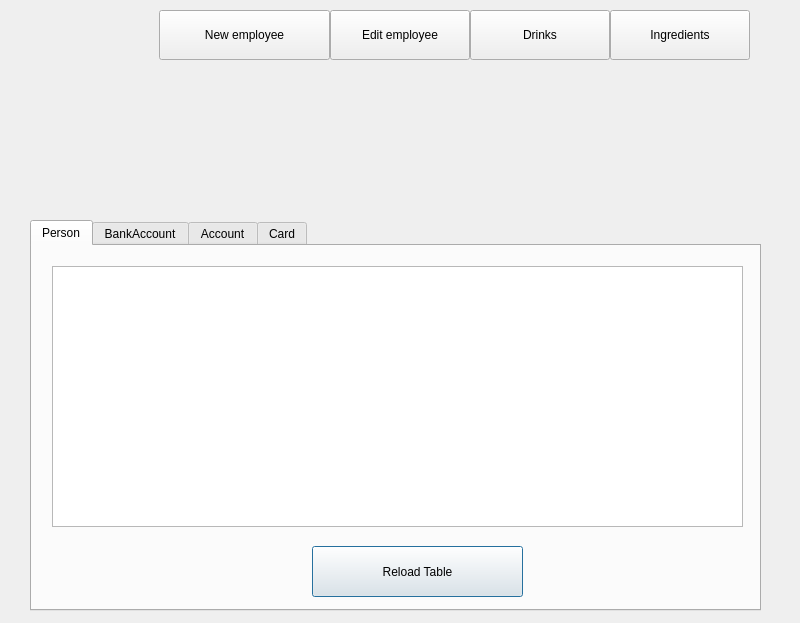
<?xml version="1.0" encoding="UTF-8"?>
<ui version="4.0">
 <class>AdminWindow</class>
 <widget class="QDialog" name="AdminWindow">
  <property name="geometry">
   <rect>
    <x>0</x>
    <y>0</y>
    <width>800</width>
    <height>623</height>
   </rect>
  </property>
  <property name="windowTitle">
   <string>Dialog</string>
  </property>
  <widget class="QTabWidget" name="tabWidget">
   <property name="geometry">
    <rect>
     <x>30</x>
     <y>220</y>
     <width>731</width>
     <height>391</height>
    </rect>
   </property>
   <property name="tabPosition">
    <enum>QTabWidget::North</enum>
   </property>
   <property name="tabShape">
    <enum>QTabWidget::Rounded</enum>
   </property>
   <property name="currentIndex">
    <number>0</number>
   </property>
   <property name="usesScrollButtons">
    <bool>false</bool>
   </property>
   <widget class="QWidget" name="tabPerson">
    <attribute name="title">
     <string>Person</string>
    </attribute>
    <widget class="QTableWidget" name="tableWidgetPerson">
     <property name="geometry">
      <rect>
       <x>20</x>
       <y>20</y>
       <width>691</width>
       <height>261</height>
      </rect>
     </property>
     <property name="sizePolicy">
      <sizepolicy hsizetype="Expanding" vsizetype="Expanding">
       <horstretch>0</horstretch>
       <verstretch>0</verstretch>
      </sizepolicy>
     </property>
     <property name="editTriggers">
      <set>QAbstractItemView::NoEditTriggers</set>
     </property>
     <property name="selectionBehavior">
      <enum>QAbstractItemView::SelectRows</enum>
     </property>
     <attribute name="horizontalHeaderVisible">
      <bool>true</bool>
     </attribute>
    </widget>
    <widget class="QPushButton" name="buttonReloadPersonTable">
     <property name="geometry">
      <rect>
       <x>280</x>
       <y>300</y>
       <width>211</width>
       <height>51</height>
      </rect>
     </property>
     <property name="text">
      <string>Reload Table</string>
     </property>
    </widget>
   </widget>
   <widget class="QWidget" name="tabBankAccount">
    <attribute name="title">
     <string>BankAccount</string>
    </attribute>
    <widget class="QTableWidget" name="tableWidgetBankAccount">
     <property name="geometry">
      <rect>
       <x>20</x>
       <y>20</y>
       <width>691</width>
       <height>261</height>
      </rect>
     </property>
    </widget>
    <widget class="QPushButton" name="buttonReloadBankAccountTable">
     <property name="geometry">
      <rect>
       <x>280</x>
       <y>300</y>
       <width>211</width>
       <height>51</height>
      </rect>
     </property>
     <property name="text">
      <string>Reload Table</string>
     </property>
    </widget>
   </widget>
   <widget class="QWidget" name="tabAccount">
    <attribute name="title">
     <string>Account</string>
    </attribute>
    <widget class="QTableWidget" name="tableWidgetAccount">
     <property name="geometry">
      <rect>
       <x>20</x>
       <y>20</y>
       <width>691</width>
       <height>261</height>
      </rect>
     </property>
    </widget>
    <widget class="QPushButton" name="buttonReloadAccountTable">
     <property name="geometry">
      <rect>
       <x>280</x>
       <y>300</y>
       <width>211</width>
       <height>51</height>
      </rect>
     </property>
     <property name="text">
      <string>Reload Table</string>
     </property>
    </widget>
   </widget>
   <widget class="QWidget" name="tabCard">
    <attribute name="title">
     <string>Card</string>
    </attribute>
    <widget class="QTableWidget" name="tableWidgetCard">
     <property name="geometry">
      <rect>
       <x>20</x>
       <y>20</y>
       <width>691</width>
       <height>261</height>
      </rect>
     </property>
    </widget>
    <widget class="QPushButton" name="buttonReloadCardTable">
     <property name="geometry">
      <rect>
       <x>280</x>
       <y>300</y>
       <width>211</width>
       <height>51</height>
      </rect>
     </property>
     <property name="text">
      <string>Reload Table</string>
     </property>
    </widget>
   </widget>
  </widget>
  <widget class="QLabel" name="labelAdminName">
   <property name="geometry">
    <rect>
     <x>30</x>
     <y>200</y>
     <width>131</width>
     <height>20</height>
    </rect>
   </property>
   <property name="font">
    <font>
     <family>Futura</family>
     <pointsize>14</pointsize>
     <weight>75</weight>
     <bold>true</bold>
    </font>
   </property>
   <property name="text">
    <string/>
   </property>
   <property name="alignment">
    <set>Qt::AlignCenter</set>
   </property>
  </widget>
  <widget class="QPushButton" name="buttonAddNewEmployee">
   <property name="geometry">
    <rect>
     <x>159</x>
     <y>10</y>
     <width>171</width>
     <height>50</height>
    </rect>
   </property>
   <property name="text">
    <string>New employee</string>
   </property>
  </widget>
  <widget class="QPushButton" name="buttonEditEmployee">
   <property name="geometry">
    <rect>
     <x>330</x>
     <y>10</y>
     <width>140</width>
     <height>50</height>
    </rect>
   </property>
   <property name="text">
    <string>Edit employee</string>
   </property>
  </widget>
  <widget class="QLabel" name="labelAdminProfilePhoto">
   <property name="geometry">
    <rect>
     <x>30</x>
     <y>60</y>
     <width>128</width>
     <height>128</height>
    </rect>
   </property>
   <property name="text">
    <string/>
   </property>
   <property name="pixmap">
    <pixmap resource="images.qrc">:/icons/images/admin.png</pixmap>
   </property>
   <property name="scaledContents">
    <bool>true</bool>
   </property>
  </widget>
  <widget class="QPushButton" name="buttonEditDrinks">
   <property name="geometry">
    <rect>
     <x>470</x>
     <y>10</y>
     <width>140</width>
     <height>50</height>
    </rect>
   </property>
   <property name="text">
    <string>Drinks</string>
   </property>
  </widget>
  <widget class="QPushButton" name="buttonIngredientStatus">
   <property name="geometry">
    <rect>
     <x>610</x>
     <y>10</y>
     <width>140</width>
     <height>50</height>
    </rect>
   </property>
   <property name="text">
    <string>Ingredients</string>
   </property>
  </widget>
 </widget>
 <resources>
  <include location="images.qrc"/>
 </resources>
 <connections/>
</ui>
